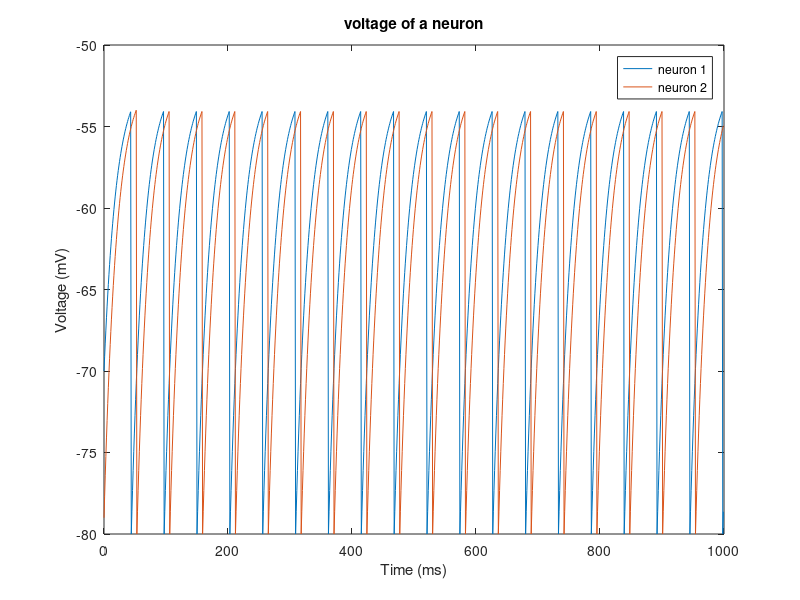

Write the MATLAB code that produced this figure.
function integrateandfiremodel
%
% part 4 of the neuron model
%


Tm = 20;             %[ms] (i.e. ?m is the time constant of the membrane)
EL = -70;            %[mV]
Vreset = -80;        %[mV]
Vth = -54;           %[mV]
RmIe = 18;           %[mV]

RmGs = 0.15;         %
Pmax = 0.5;
Ts = 10;             %[ms]
Dt = 1;              %[ms]


Vzero = Vreset;

V = zeros(2,1000);


% Vstart = randi([Vreset Vth],2,1)
Vstart = randi([Vreset Vth],2,1);
t = log((Vstart - EL - RmIe)/(Vzero - EL - RmIe)) * Tm * -1;


%syncon = Gs * Pmax * exp(-t/Ts)

for timer = 1:1000,
    for neuron = 1:2,
        V(neuron,timer) = EL + RmIe + (Vzero - EL - RmIe) * exp(-t(neuron)/Tm);
        if V(neuron,timer) >= Vth
            V(neuron,timer) = Vreset;
            t(neuron) = 0;
        end

        % relative time
        t(neuron) = t(neuron) + Dt;
    end
end
plottime = 0:999;
plot(plottime, V)
title('voltage of a neuron')
xlabel('Time (ms)') % x-axis label
ylabel('Voltage (mV)') % y-axis label
legend('neuron 1','neuron 2')